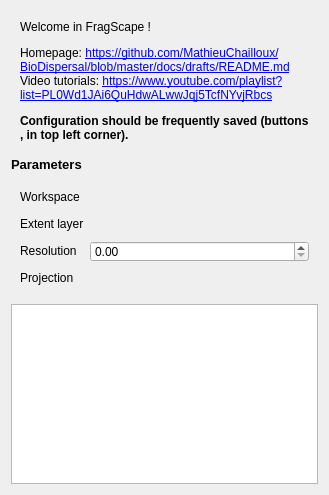
             <widget class="QWidget" name="paramsTab">
              <attribute name="title">
               <string>1 - Parameters</string>
              </attribute>
              <layout class="QGridLayout" name="gridLayout_31">
               <item row="0" column="0">
                <widget class="QFrame" name="frame_14">
                 <property name="sizePolicy">
                  <sizepolicy hsizetype="Preferred" vsizetype="Expanding">
                   <horstretch>0</horstretch>
                   <verstretch>0</verstretch>
                  </sizepolicy>
                 </property>
                 <property name="maximumSize">
                  <size>
                   <width>16777213</width>
                   <height>16777213</height>
                  </size>
                 </property>
                 <property name="frameShape">
                  <enum>QFrame::NoFrame</enum>
                 </property>
                 <property name="frameShadow">
                  <enum>QFrame::Raised</enum>
                 </property>
                 <layout class="QGridLayout" name="gridLayout_5">
                  <item row="0" column="0">
                   <widget class="QLabel" name="label_11">
                    <property name="sizePolicy">
                     <sizepolicy hsizetype="Preferred" vsizetype="Expanding">
                      <horstretch>0</horstretch>
                      <verstretch>0</verstretch>
                     </sizepolicy>
                    </property>
                    <property name="text">
                     <string>&lt;html&gt;&lt;head/&gt;&lt;body&gt;&lt;p&gt;Welcome in FragScape !&lt;/p&gt;&lt;p&gt;Homepage: &lt;a href=&quot;https://github.com/MathieuChailloux/BioDispersal/blob/master/docs/drafts/README.md&quot;&gt;&lt;span style=&quot; text-decoration: underline; color:#0000ff;&quot;&gt;https://github.com/MathieuChailloux/BioDispersal/blob/master/docs/drafts/README.md&lt;/span&gt;&lt;/a&gt;&lt;br/&gt;Video tutorials: &lt;a href=&quot;https://www.youtube.com/playlist?list=PL0Wd1JAi6QuHdwALwwJqj5TcfNYvjRbcs&quot;&gt;&lt;span style=&quot; text-decoration: underline; color:#0000ff;&quot;&gt;https://www.youtube.com/playlist?list=PL0Wd1JAi6QuHdwALwwJqj5TcfNYvjRbcs&lt;/span&gt;&lt;/a&gt;&lt;/p&gt;&lt;p&gt;&lt;span style=&quot; font-weight:600;&quot;&gt;Configuration should be frequently saved (buttons &lt;/span&gt;&lt;img src=&quot;:/plugins/BioDispersal/icons/mActionFileSaveAs.svg&quot;/&gt;&lt;span style=&quot; font-weight:600;&quot;&gt;, &lt;/span&gt;&lt;img src=&quot;:/plugins/BioDispersal/icons/mActionFileSave.svg&quot;/&gt;&lt;span style=&quot; font-weight:600;&quot;&gt; in top left corner).&lt;/span&gt;&lt;/p&gt;&lt;/body&gt;&lt;/html&gt;</string>
                    </property>
                    <property name="wordWrap">
                     <bool>true</bool>
                    </property>
                   </widget>
                  </item>
                 </layout>
                </widget>
               </item>
               <item row="1" column="0">
                <widget class="QLabel" name="paramlabel">
                 <property name="sizePolicy">
                  <sizepolicy hsizetype="Fixed" vsizetype="Fixed">
                   <horstretch>0</horstretch>
                   <verstretch>0</verstretch>
                  </sizepolicy>
                 </property>
                 <property name="font">
                  <font>
                   <pointsize>10</pointsize>
                   <weight>75</weight>
                   <bold>true</bold>
                  </font>
                 </property>
                 <property name="text">
                  <string>Parameters</string>
                 </property>
                </widget>
               </item>
               <item row="2" column="0">
                <widget class="QFrame" name="paramsFrame">
                 <property name="sizePolicy">
                  <sizepolicy hsizetype="Expanding" vsizetype="Fixed">
                   <horstretch>0</horstretch>
                   <verstretch>0</verstretch>
                  </sizepolicy>
                 </property>
                 <property name="minimumSize">
                  <size>
                   <width>0</width>
                   <height>70</height>
                  </size>
                 </property>
                 <property name="frameShape">
                  <enum>QFrame::NoFrame</enum>
                 </property>
                 <property name="frameShadow">
                  <enum>QFrame::Raised</enum>
                 </property>
                 <layout class="QGridLayout" name="gridLayout_32">
                  <item row="0" column="0">
                   <widget class="QLabel" name="workspaceLabel">
                    <property name="sizePolicy">
                     <sizepolicy hsizetype="Fixed" vsizetype="Fixed">
                      <horstretch>0</horstretch>
                      <verstretch>0</verstretch>
                     </sizepolicy>
                    </property>
                    <property name="text">
                     <string>Workspace</string>
                    </property>
                   </widget>
                  </item>
                  <item row="0" column="1">
                   <widget class="QgsFileWidget" name="workspace_2">
                    <property name="sizePolicy">
                     <sizepolicy hsizetype="Expanding" vsizetype="Fixed">
                      <horstretch>0</horstretch>
                      <verstretch>0</verstretch>
                     </sizepolicy>
                    </property>
                    <property name="minimumSize">
                     <size>
                      <width>0</width>
                      <height>21</height>
                     </size>
                    </property>
                    <property name="maximumSize">
                     <size>
                      <width>16777215</width>
                      <height>21</height>
                     </size>
                    </property>
                    <property name="toolTip">
                     <string>&lt;html&gt;&lt;head/&gt;&lt;body&gt;&lt;p&gt;&lt;span style=&quot; font-weight:600;&quot;&gt;Workspace&lt;/span&gt;&lt;/p&gt;&lt;p&gt;Contains FragScape output layers. Relative paths are built from this directory.&lt;/p&gt;&lt;/body&gt;&lt;/html&gt;</string>
                    </property>
                   </widget>
                  </item>
                  <item row="1" column="0">
                   <widget class="QLabel" name="workspaceLabel_2">
                    <property name="sizePolicy">
                     <sizepolicy hsizetype="Fixed" vsizetype="Fixed">
                      <horstretch>0</horstretch>
                      <verstretch>0</verstretch>
                     </sizepolicy>
                    </property>
                    <property name="text">
                     <string>Extent layer</string>
                    </property>
                   </widget>
                  </item>
                  <item row="1" column="1">
                   <widget class="QgsFileWidget" name="workspace_3">
                    <property name="sizePolicy">
                     <sizepolicy hsizetype="Expanding" vsizetype="Fixed">
                      <horstretch>0</horstretch>
                      <verstretch>0</verstretch>
                     </sizepolicy>
                    </property>
                    <property name="minimumSize">
                     <size>
                      <width>0</width>
                      <height>21</height>
                     </size>
                    </property>
                    <property name="maximumSize">
                     <size>
                      <width>16777215</width>
                      <height>21</height>
                     </size>
                    </property>
                    <property name="toolTip">
                     <string>&lt;html&gt;&lt;head/&gt;&lt;body&gt;&lt;p&gt;&lt;span style=&quot; font-weight:600;&quot;&gt;Workspace&lt;/span&gt;&lt;/p&gt;&lt;p&gt;Contains FragScape output layers. Relative paths are built from this directory.&lt;/p&gt;&lt;/body&gt;&lt;/html&gt;</string>
                    </property>
                   </widget>
                  </item>
                  <item row="2" column="0">
                   <widget class="QLabel" name="label_46">
                    <property name="sizePolicy">
                     <sizepolicy hsizetype="Fixed" vsizetype="Fixed">
                      <horstretch>0</horstretch>
                      <verstretch>0</verstretch>
                     </sizepolicy>
                    </property>
                    <property name="text">
                     <string>Resolution</string>
                    </property>
                   </widget>
                  </item>
                  <item row="2" column="1">
                   <widget class="QgsDoubleSpinBox" name="rasterResolution">
                    <property name="sizePolicy">
                     <sizepolicy hsizetype="Expanding" vsizetype="Fixed">
                      <horstretch>0</horstretch>
                      <verstretch>0</verstretch>
                     </sizepolicy>
                    </property>
                    <property name="minimumSize">
                     <size>
                      <width>77</width>
                      <height>21</height>
                     </size>
                    </property>
                    <property name="maximumSize">
                     <size>
                      <width>16777215</width>
                      <height>21</height>
                     </size>
                    </property>
                    <property name="maximum">
                     <double>999999.000000000000000</double>
                    </property>
                    <property name="clearValue">
                     <bool>false</bool>
                    </property>
                   </widget>
                  </item>
                  <item row="3" column="0">
                   <widget class="QLabel" name="label_48">
                    <property name="sizePolicy">
                     <sizepolicy hsizetype="Fixed" vsizetype="Fixed">
                      <horstretch>0</horstretch>
                      <verstretch>0</verstretch>
                     </sizepolicy>
                    </property>
                    <property name="text">
                     <string>Projection</string>
                    </property>
                   </widget>
                  </item>
                  <item row="3" column="1">
                   <widget class="QgsProjectionSelectionWidget" name="paramsCrs_2">
                    <property name="sizePolicy">
                     <sizepolicy hsizetype="Expanding" vsizetype="Fixed">
                      <horstretch>0</horstretch>
                      <verstretch>0</verstretch>
                     </sizepolicy>
                    </property>
                    <property name="minimumSize">
                     <size>
                      <width>0</width>
                      <height>21</height>
                     </size>
                    </property>
                    <property name="maximumSize">
                     <size>
                      <width>16777215</width>
                      <height>21</height>
                     </size>
                    </property>
                   </widget>
                  </item>
                 </layout>
                </widget>
               </item>
               <item row="3" column="0">
                <widget class="QTableView" name="paramsView">
                 <property name="enabled">
                  <bool>true</bool>
                 </property>
                 <property name="sizePolicy">
                  <sizepolicy hsizetype="Expanding" vsizetype="Fixed">
                   <horstretch>0</horstretch>
                   <verstretch>0</verstretch>
                  </sizepolicy>
                 </property>
                 <property name="minimumSize">
                  <size>
                   <width>0</width>
                   <height>180</height>
                  </size>
                 </property>
                 <property name="maximumSize">
                  <size>
                   <width>16777215</width>
                   <height>180</height>
                  </size>
                 </property>
                 <property name="editTriggers">
                  <set>QAbstractItemView::NoEditTriggers</set>
                 </property>
                 <property name="dragEnabled">
                  <bool>false</bool>
                 </property>
                 <property name="alternatingRowColors">
                  <bool>false</bool>
                 </property>
                 <property name="selectionBehavior">
                  <enum>QAbstractItemView::SelectItems</enum>
                 </property>
                 <property name="sortingEnabled">
                  <bool>false</bool>
                 </property>
                </widget>
               </item>
              </layout>
             </widget>
